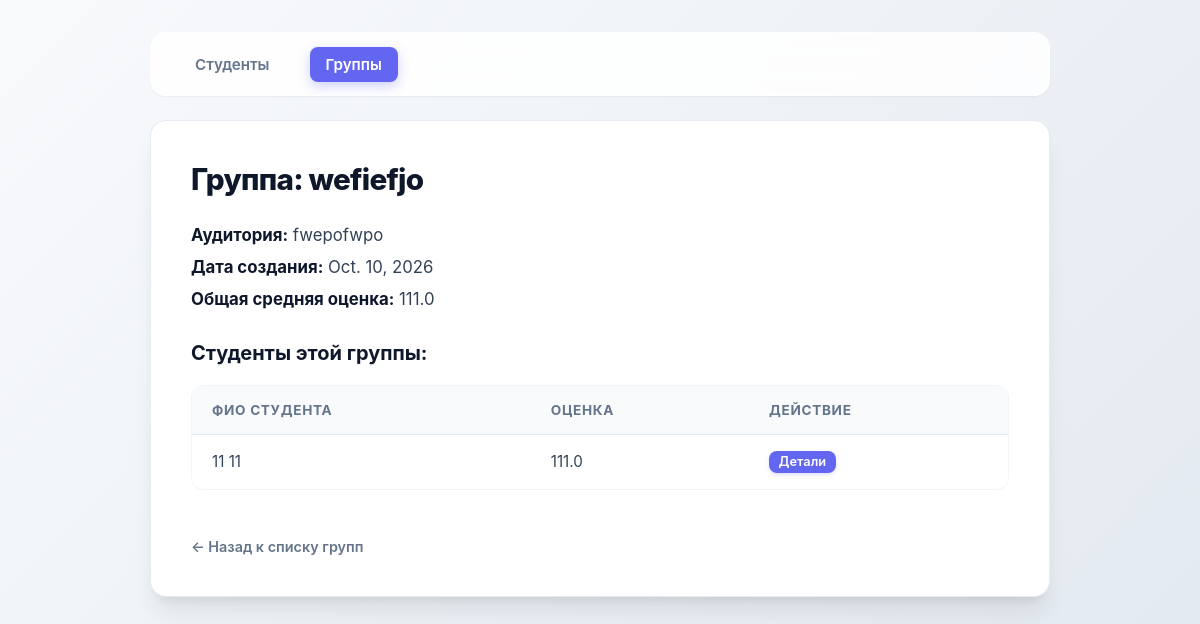
The page /groups/2/ on the database as committed earlier.
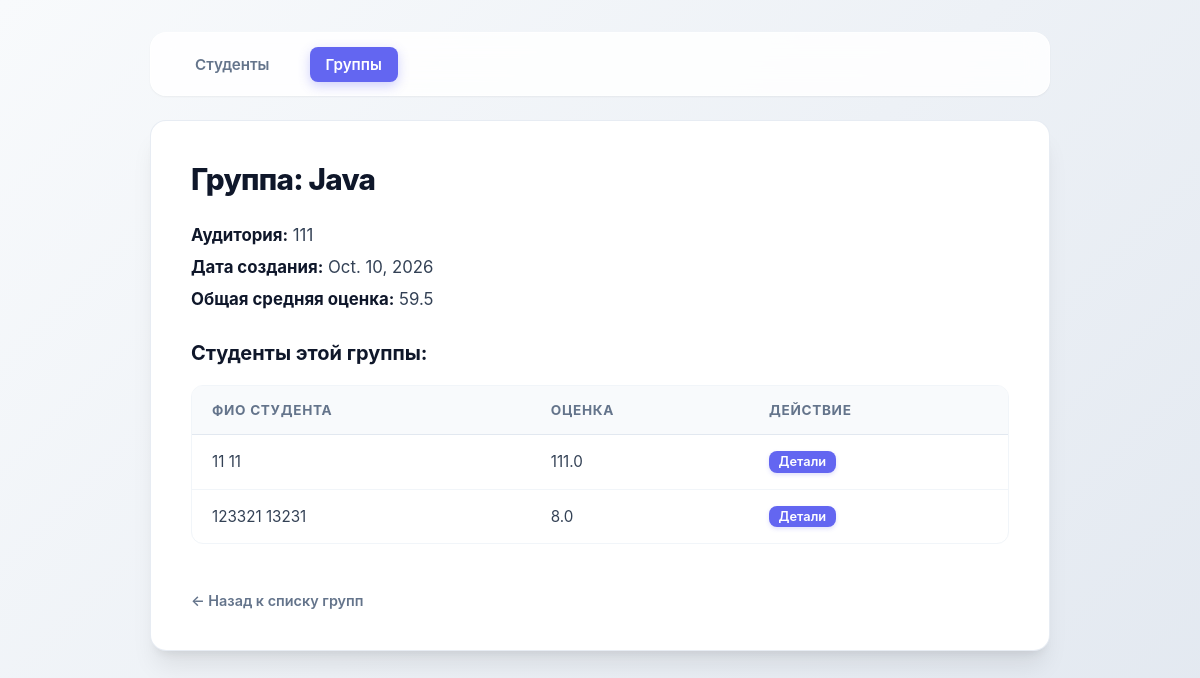
The same page on the database as committed later.
### myapp/models.py (models this page shows, shortened)
class Group(models.Model):
    name = models.CharField( max_length=50)
    room = models.CharField( max_length=50)
    start_date = models.DateField( auto_now_add=True)

class Student(models.Model):
    first_name = models.CharField( max_length=50)
    last_name = models.CharField( max_length=50)
    age = models.IntegerField()
    email = models.EmailField( max_length=254)
    phone = models.CharField( max_length=50)
    grade = models.FloatField()
    group = models.ForeignKey(Group,on_delete=models.CASCADE)

### myapp/views.py (the view)
# urls.py: path('groups/<int:pk>/', group_detail, name='group_detail'), # Детали группы
def group_detail(request, pk):
    try:
        group = Group.objects.annotate(average_grade=Avg('student__grade')).get(pk=pk)
        students = group.student_set.all()
    except Group.DoesNotExist:
        return redirect('group_list')
    return render(request, 'groups/group_detail.html', {'group': group, 'students': students})

### myapp/templates/groups/group_detail.html (shortened to what this page needs)
{% load static %}
<!DOCTYPE html>
<html lang="ru">
<head>
    <link rel="stylesheet" href="{% static 'css/style.css' %}">
</head>
<body>
    <nav class="navbar">
        <a href="{% url 'student_list' %}">Студенты</a>
        <a href="{% url 'group_list' %}" class="active">Группы</a>
    </nav>
    <div class="container">
        <h1>Группа: {{ group.name }}</h1>
        <p><strong>Аудитория:</strong> {{ group.room }}</p>
        <p><strong>Дата создания:</strong> {{ group.start_date }}</p>
        <p><strong>Общая средняя оценка:</strong> {% if group.average_grade %}{{ group.average_grade|floatformat:1 }}{% else %}нет оценок{% endif %}</p>
        <h3>Студенты этой группы:</h3>
        <table>
            <thead>
                <tr>
                    <th>ФИО студента</th>
                    <th>Оценка</th>
                    <th>Действие</th>
                </tr>
            </thead>
            <tbody>
                {% for student in group.student_set.all %}
                    <tr>
                        <td>{{ student.first_name }} {{ student.last_name }}</td>
                        <td>{{ student.grade }}</td>
                        <td>
                            <a href="{% url 'student_detail' student.pk %}" class="btn" style="padding: 0.2rem 0.6rem; font-size: 0.8rem;">Детали</a>
                        </td>
                    </tr>
                {% empty %}
                    <tr>
                        <td colspan="3" style="text-align: center; color: #64748b;">В этой группе пока нет студентов.</td>
                    </tr>
                {% endfor %}
            </tbody>
        </table>
        <a href="{% url 'group_list' %}" class="back-link">← Назад к списку групп</a>
    </div>
</body>
</html>

Rows that differ between the two databases and show on the page:
changed Group: name "wefiefjo" → "Java"; room "fwepofwpo" → "111"; average_grade "111.0" → "59.5"
added Student: first_name "123321", last_name "13231", grade "8.0"
